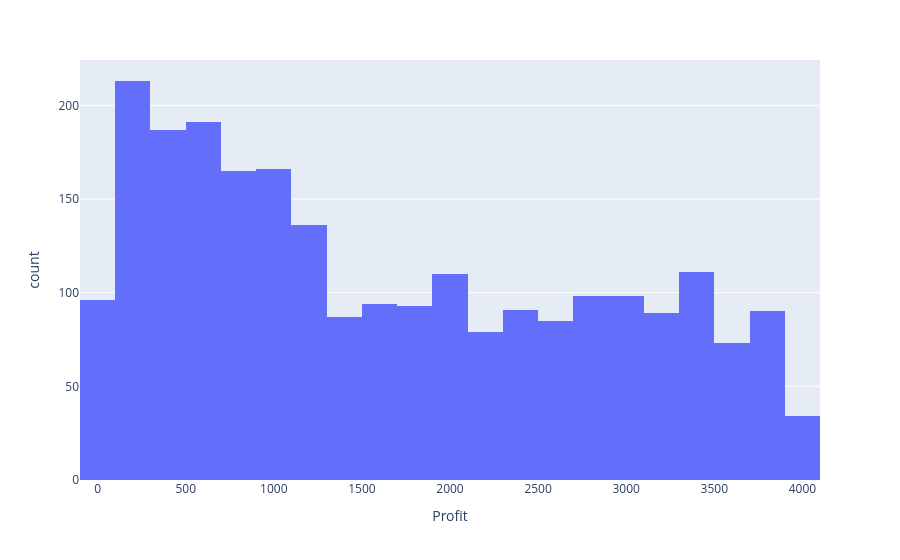

Source (notebook cell):
### Code cell
#Profit check
px.histogram(df, x='Profit')

### Figure 1 — Plotly figure (JSON) as saved in the notebook; plotly's stock layout.template omitted (floating-point values rounded to 4 significant figures; data arrays with more than 128 entries replaced by an {"elided": "..."} marker saying what was removed)
{"data": [{"bingroup": "x", "hovertemplate": "Profit=%{x}<br>count=%{y}<extra></extra>", "legendgroup": "", "marker": {"color": "#636efa", "pattern": {"shape": ""}}, "name": "", "orientation": "v", "showlegend": false, "type": "histogram", "x": {"elided": "2386 float values"}, "xaxis": "x", "yaxis": "y"}], "layout": {"barmode": "relative", "legend": {"tracegroupgap": 0}, "margin": {"t": 60}, "xaxis": {"anchor": "y", "domain": [0, 1], "title": {"text": "Profit"}}, "yaxis": {"anchor": "x", "domain": [0, 1], "title": {"text": "count"}}}}
